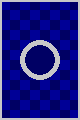

Write the Python code that produced this figure.
import pygame
import os

def create_card_back():
    # Initialize pygame
    pygame.init()
    
    # Card dimensions
    card_width = 80
    card_height = 120
    
    # Create a surface for the card back
    card_back = pygame.Surface((card_width, card_height))
    
    # Fill with dark blue background
    card_back.fill((0, 0, 100))
    
    # Draw a pattern
    for i in range(0, card_width, 10):
        for j in range(0, card_height, 10):
            if (i + j) % 20 == 0:
                pygame.draw.rect(card_back, (0, 0, 150), (i, j, 10, 10))
    
    # Draw a border
    pygame.draw.rect(card_back, (200, 200, 200), (0, 0, card_width, card_height), 2)
    
    # Draw a central design
    pygame.draw.circle(card_back, (200, 200, 200), (card_width // 2, card_height // 2), 20)
    pygame.draw.circle(card_back, (0, 0, 100), (card_width // 2, card_height // 2), 15)
    
    # Save the image
    pygame.image.save(card_back, "menu/assets/card_back.png")
    print("Card back created successfully!")

if __name__ == "__main__":
    create_card_back() 